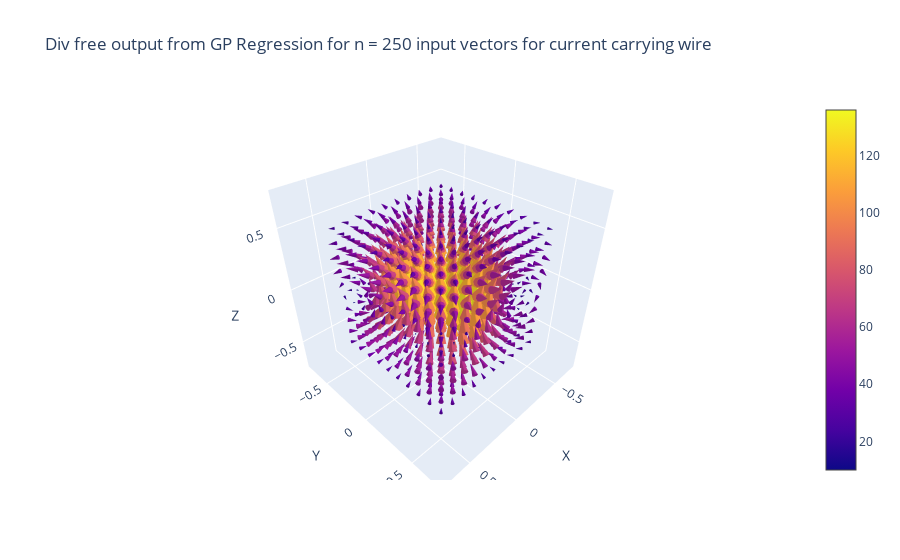

The cell this chart's notebook holds for it:
### Code cell
given_samples_wire = sampled_outputs_wire[0].shape[0]
plotter(outputs_coil_div_free, 
        title = f'Div free output from GP Regression for n = {given_samples_wire} input vectors for current carrying wire')

### Figure 1 — Plotly figure (JSON) as saved in the notebook; plotly's stock layout.template omitted (floating-point values rounded to 4 significant figures; data arrays with more than 128 entries replaced by an {"elided": "..."} marker saying what was removed)
{"data": [{"anchor": "tail", "sizemode": "scaled", "sizeref": 2, "type": "cone", "u": {"elided": "1000 float values"}, "v": {"elided": "1000 float values"}, "w": {"elided": "1000 float values"}, "x": {"elided": "1000 float values"}, "y": {"elided": "1000 float values"}, "z": {"elided": "1000 float values"}}], "layout": {"scene": {"xaxis": {"title": {"text": "X"}}, "yaxis": {"title": {"text": "Y"}}, "zaxis": {"title": {"text": "Z"}}}, "title": {"text": "Div free output from GP Regression for n = 250 input vectors for current carrying wire"}}}
